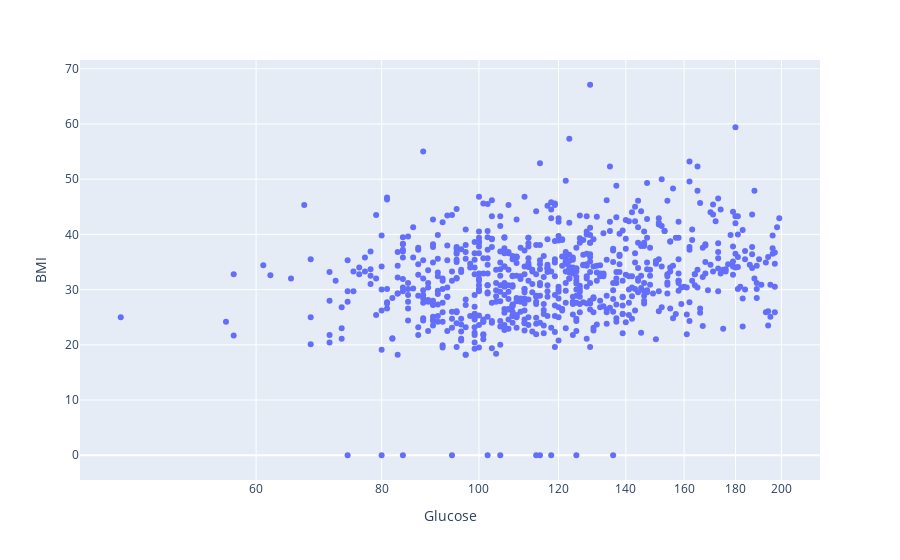

The notebook cell saved with this chart:
### Code cell
#Lets try glucose and BMI
# Data visualization 5
import plotly.express as px
fig = px.scatter(x=df_cond["Glucose"], y=df_cond["BMI"])
fig.update_layout(
    height=800,
    title_text='Glucose VS BMI '
)
fig = px.scatter(df_cond, x="Glucose", y="BMI",  log_x=True, size_max=60)


fig.show()

### Figure 1 — Plotly figure (JSON) as saved in the notebook; plotly's stock layout.template omitted (floating-point values rounded to 4 significant figures; data arrays with more than 128 entries replaced by an {"elided": "..."} marker saying what was removed)
{"data": [{"hovertemplate": "Glucose=%{x}<br>BMI=%{y}<extra></extra>", "legendgroup": "", "marker": {"color": "#636efa", "symbol": "circle"}, "mode": "markers", "name": "", "orientation": "v", "showlegend": false, "type": "scatter", "x": {"elided": "768 int values"}, "xaxis": "x", "y": {"elided": "768 float values"}, "yaxis": "y"}], "layout": {"legend": {"tracegroupgap": 0}, "margin": {"t": 60}, "xaxis": {"anchor": "y", "domain": [0, 1], "title": {"text": "Glucose"}, "type": "log"}, "yaxis": {"anchor": "x", "domain": [0, 1], "title": {"text": "BMI"}}}}
